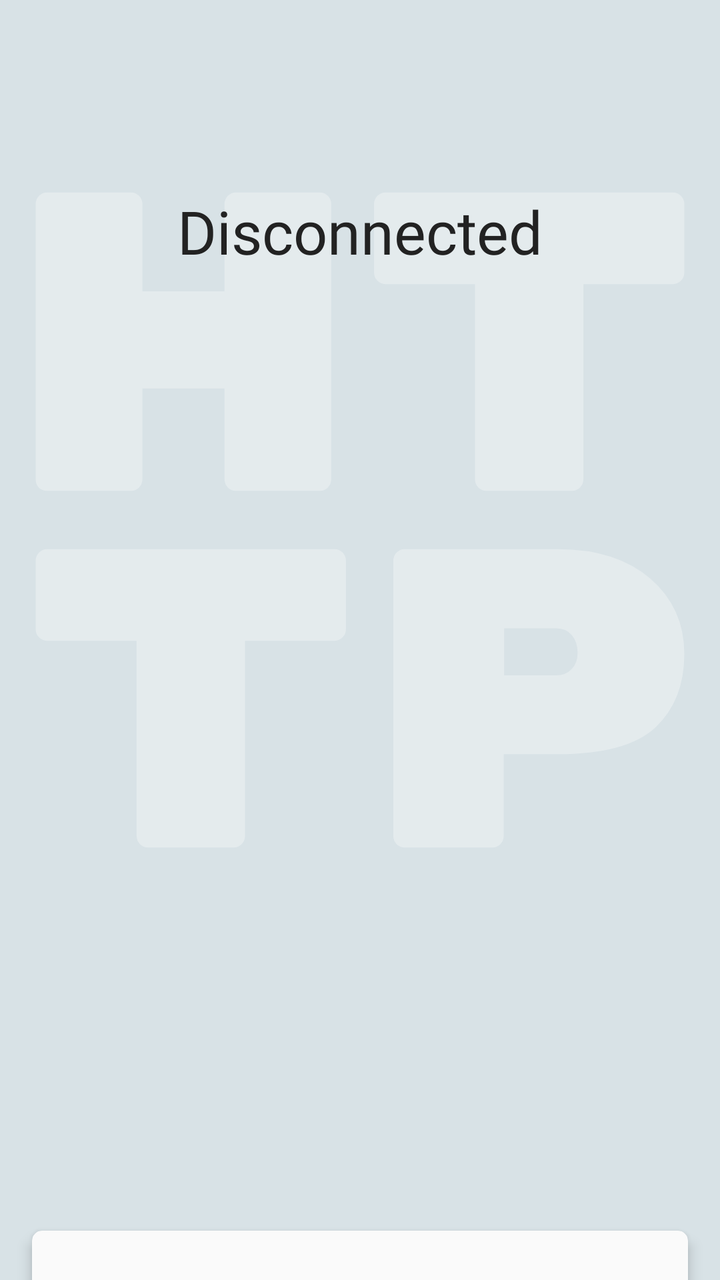
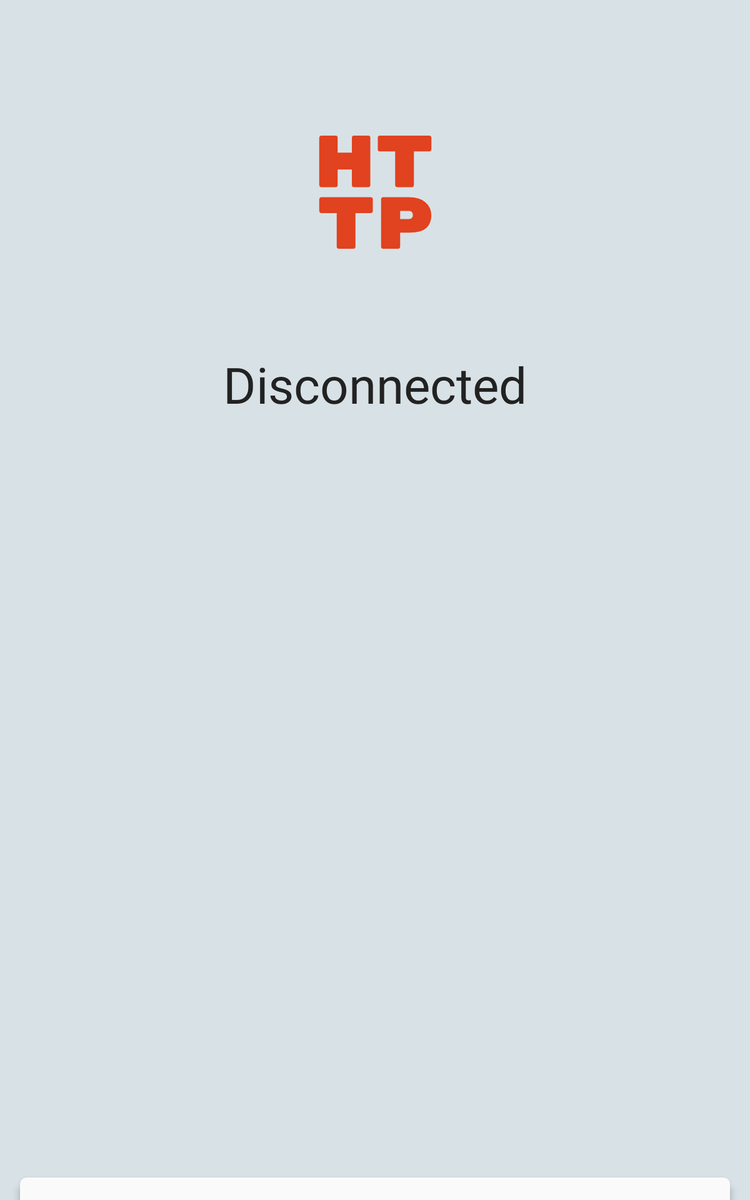

Compare how this app lays out the same screen by default and in its alternative resource folder. The renders come first, then the two layout files and the values they reference.
<!-- AndroidManifest.xml: application theme AppTheme -->
<!-- res/layout/main_layout.xml -->
<?xml version="1.0" encoding="utf-8"?>
<androidx.constraintlayout.widget.ConstraintLayout xmlns:android="http://schemas.android.com/apk/res/android"
  xmlns:app="http://schemas.android.com/apk/res-auto"
  xmlns:tools="http://schemas.android.com/tools"
  android:layout_width="match_parent"
  android:layout_height="match_parent"
  tools:context=".MainActivity">

  <androidx.constraintlayout.widget.Guideline
    android:id="@+id/statusGuideline"
    android:layout_width="wrap_content"
    android:layout_height="wrap_content"
    android:orientation="horizontal"
    app:layout_constraintGuide_percent="0.18" />

  <ImageView
    android:id="@+id/logoImage"
    android:layout_width="match_parent"
    android:layout_height="match_parent"
    android:layout_marginBottom="120dp"
    android:alpha="0.3"
    app:tint="#fff"
    app:srcCompat="@drawable/ic_transparent_icon"
    tools:ignore="ContentDescription" />

  <TextView
    android:id="@+id/statusText"
    style="@style/StatusText"
    android:layout_width="wrap_content"
    android:layout_height="wrap_content"
    android:layout_gravity="center"
    android:text="@string/disconnected_status"
    android:textSize="30sp"
    app:layout_constraintBottom_toBottomOf="@+id/statusGuideline"
    app:layout_constraintEnd_toEndOf="parent"
    app:layout_constraintStart_toStartOf="parent"
    app:layout_constraintTop_toTopOf="@+id/statusGuideline" />

  <LinearLayout
    android:id="@+id/statusDetailContainer"
    android:layout_width="wrap_content"
    android:layout_height="wrap_content"
    android:layout_marginStart="16dp"
    android:layout_marginTop="16dp"
    android:layout_marginEnd="16dp"
    android:orientation="vertical"
    app:layout_constrainedWidth="true"
    app:layout_constraintEnd_toEndOf="parent"
    app:layout_constraintStart_toStartOf="parent"
    app:layout_constraintTop_toBottomOf="@+id/statusText" />

  <com.google.android.material.card.MaterialCardView
    android:id="@+id/materialCardView"
    style="@style/PortraitButtonsCard"
    android:layout_width="match_parent"
    android:layout_height="wrap_content"
    android:layout_marginStart="16dp"
    android:layout_marginEnd="16dp"
    app:layout_constraintBottom_toBottomOf="parent"
    app:layout_constraintEnd_toEndOf="parent"
    app:layout_constraintStart_toStartOf="parent">

    <LinearLayout
      android:id="@+id/buttonLayoutContainer"
      android:layout_width="match_parent"
      android:layout_height="wrap_content"
      android:clipToPadding="false"
      android:orientation="vertical"
      android:paddingStart="16dp"
      android:paddingTop="12dp"
      android:paddingEnd="16dp"
      android:paddingBottom="10dp" />
  </com.google.android.material.card.MaterialCardView>

</androidx.constraintlayout.widget.ConstraintLayout>
<!-- resources referenced by this layout -->
<resources>
  <!-- drawable ic_transparent_icon: vector/xml drawable (drawable, 2831 chars, omitted) -->
  <string name="disconnected_status">Disconnected</string>
  <style name="PortraitButtonsCard" parent="@style/BaseButtonsCard">
      <item name="shapeAppearance">@style/PortraitButtonsCardCorners</item>
    </style>
  <style name="StatusText" parent="@android:style/Widget.TextView">
      <item name="android:textSize">40sp</item>
      <item name="android:fontFamily">@font/lato_bold</item>
    </style>
  <!-- from res/values-v23/ -->
  <style name="AppTheme" parent="Theme.MaterialComponents.Light.NoActionBar">
      <item name="android:textColor">@color/textColor</item>
      <item name="android:windowBackground">@color/containerBackground</item>
  
      <item name="android:fontFamily">@font/lato</item>
      <item name="android:windowLightStatusBar">true</item>
      <item name="android:textStyle">normal</item>
      <item name="android:textAllCaps">false</item>
      <item name="android:letterSpacing">0</item>
  
      <item name="colorPrimary">@color/primaryInputBackground</item>
      <item name="android:statusBarColor">@color/containerBackground</item>
    </style>
  <style name="BaseButtonsCard" parent="@style/Widget.MaterialComponents.CardView">
      <item name="android:textSize">20sp</item>
      <item name="cardBackgroundColor">@color/mainBackground</item>
      <item name="cardElevation">4dp</item>
    </style>
  <style name="PortraitButtonsCardCorners">
      <item name="cornerFamily">rounded</item>
      <item name="cornerSizeTopRight">5dp</item>
      <item name="cornerSizeTopLeft">5dp</item>
      <item name="cornerSizeBottomLeft">0dp</item>
      <item name="cornerSizeBottomRight">0dp</item>"
    </style>
  <color name="textColor">#222222</color>
  <color name="containerBackground">#d8e2e6</color>
  <color name="primaryInputBackground">#1076b9</color>
  <color name="mainBackground">#fafafa</color>
</resources>
<!-- res/layout-h680dp/main_layout.xml (the repository's variant of the layout above) -->
<!-- drawn on a 7-inch tablet held upright -->
<?xml version="1.0" encoding="utf-8"?>
<androidx.constraintlayout.widget.ConstraintLayout xmlns:android="http://schemas.android.com/apk/res/android"
  xmlns:app="http://schemas.android.com/apk/res-auto"
  xmlns:tools="http://schemas.android.com/tools"
  android:layout_width="match_parent"
  android:layout_height="match_parent"
  tools:context=".MainActivity">

  <androidx.constraintlayout.widget.Guideline
    android:id="@+id/logoGuideline"
    android:layout_width="wrap_content"
    android:layout_height="wrap_content"
    android:orientation="horizontal"
    app:layout_constraintGuide_percent="0.16" />

  <ImageView
    android:id="@+id/logoImage"
    android:layout_width="wrap_content"
    android:layout_height="wrap_content"
    android:contentDescription="The Blockn Logo"
    app:layout_constraintBottom_toBottomOf="@+id/logoGuideline"
    app:layout_constraintEnd_toEndOf="parent"
    app:layout_constraintStart_toStartOf="parent"
    app:layout_constraintTop_toTopOf="@+id/logoGuideline"
    app:srcCompat="@drawable/ic_transparent_icon" />

  <androidx.constraintlayout.widget.Guideline
    android:id="@+id/statusGuideline"
    android:layout_width="wrap_content"
    android:layout_height="wrap_content"
    android:orientation="horizontal"
    app:layout_constraintGuide_percent="0.32" />

  <TextView
    android:id="@+id/statusText"
    style="@style/StatusText"
    android:layout_width="wrap_content"
    android:layout_height="wrap_content"
    android:layout_marginStart="8dp"
    android:layout_marginEnd="8dp"
    android:text="@string/disconnected_status"
    app:layout_constraintBottom_toBottomOf="@+id/statusGuideline"
    app:layout_constraintEnd_toEndOf="parent"
    app:layout_constraintStart_toStartOf="parent"
    app:layout_constraintTop_toTopOf="@+id/statusGuideline" />

  <LinearLayout
    android:id="@+id/statusDetailContainer"
    android:layout_width="wrap_content"
    android:layout_height="wrap_content"
    android:layout_marginStart="16dp"
    android:layout_marginEnd="16dp"
    android:orientation="vertical"
    app:layout_constrainedWidth="true"
    app:layout_constraintEnd_toEndOf="parent"
    app:layout_constraintStart_toStartOf="parent"
    app:layout_constraintTop_toBottomOf="@+id/statusText" />

  <com.google.android.material.card.MaterialCardView
    style="@style/PortraitButtonsCard"
    android:layout_width="match_parent"
    android:layout_height="wrap_content"
    android:layout_marginStart="16dp"
    android:layout_marginEnd="16dp"
    app:layout_constraintBottom_toBottomOf="parent"
    app:layout_constraintEnd_toEndOf="parent"
    app:layout_constraintStart_toStartOf="parent">

    <LinearLayout
      android:id="@+id/buttonLayoutContainer"
      android:layout_width="match_parent"
      android:layout_height="wrap_content"
      android:clipToPadding="false"
      android:orientation="vertical"
      android:paddingStart="16dp"
      android:paddingTop="12dp"
      android:paddingEnd="16dp"
      android:paddingBottom="4dp"></LinearLayout>
  </com.google.android.material.card.MaterialCardView>

</androidx.constraintlayout.widget.ConstraintLayout>
